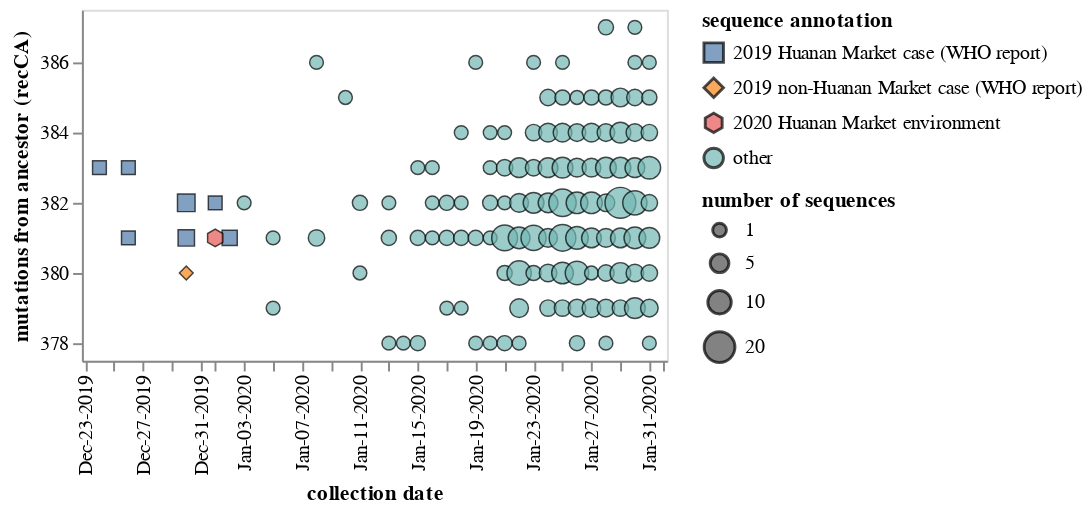

The cell this chart's notebook holds for it:
### Code cell
# Read tree
tree_json = "../auspice/early-SARS2-trees_crits-christoph2024-Jan-31-2020-lineage-A-C29095T-colormuts.json"
tree = baltic.loadJSON(tree_json, json_translation={"name": "name", "length": "divergence"})[0]

# get data frame with relevant node attributes
attributes = {
    "name": "name",
    "mutations_from_recCA": "mutations from ancestor (recCA)",
    "addtl_annotations": "sequence annotation",
    "date": "collection date",
}
records = []
for node in tree.getExternal():
    assert node.is_leaf()
    records.append([node.traits[attr] for attr in attributes])
df = (
    pd.DataFrame(records, columns=list(attributes))
    .assign(
        date=lambda x: pd.to_datetime(x["date"]),
        addtl_annotations=lambda x: x["addtl_annotations"].map(
            {
                "other": "other",
                "2020 market environment": "2020 Huanan Market environment",
                "2019 market sequence": "2019 Huanan Market case (WHO report)",
                "2019 non-market sequence": "2019 non-Huanan Market case (WHO report)",
            }
        )
    )
    .rename(columns=attributes)
    .groupby([attr for attr in attributes.values() if attr != "name"], as_index=False)
    .aggregate(**{"number of sequences": pd.NamedAgg("name", "count")})
)

# make chart
hexagon = "M0.866,-0.5 L0.866,0.5 L0,1 L-0.866,0.5 L-0.866,-0.5 L0,-1 Z"
chart = (
    alt.Chart(df)
    .encode(
        alt.X(
            "collection date",
            scale=alt.Scale(nice=False, padding=9),
            axis=alt.Axis(
                format='%b-%d-%Y',   # Dec-29-2020
                labelAngle=-90,        # rotate vertical
                tickCount=12,
            ),
        ),
        alt.Y(
            "mutations from ancestor (recCA)",
            scale=alt.Scale(zero=False, nice=False, padding=9),
        ),
        alt.Color("sequence annotation"),
        alt.Shape(
            "sequence annotation",
            scale=alt.Scale(range=["square", "diamond", hexagon, "circle"])
        ),
        alt.Size(
            "number of sequences",
            scale=alt.Scale(nice=False, zero=False, range=[50, 250]),
            legend=alt.Legend(values=[1, 5, 10, 20]),
        ),
    )
    .mark_point(filled=True, opacity=0.7, stroke="black", strokeWidth=0.75)
    .configure_axis(grid=False)
    .configure_legend(labelLimit=500)
    .properties(width=300, height=180)
)

chart.save("scatter.pdf")

chart

### Figure 1 — Vega-Lite specification as saved in the notebook (floating-point values rounded to 4 significant figures)
{"config": {"view": {"continuousWidth": 300, "continuousHeight": 300}, "axis": {"grid": false}, "legend": {"labelLimit": 500}}, "data": {"name": "data-b793b728660e425cd1fb0dec3c4ee911"}, "mark": {"type": "point", "filled": true, "opacity": 0.7, "stroke": "black", "strokeWidth": 0.75}, "encoding": {"color": {"field": "sequence annotation", "type": "nominal"}, "shape": {"field": "sequence annotation", "scale": {"range": ["square", "diamond", "M0.866,-0.5 L0.866,0.5 L0,1 L-0.866,0.5 L-0.866,-0.5 L0,-1 Z", "circle"]}, "type": "nominal"}, "size": {"field": "number of sequences", "legend": {"values": [1, 5, 10, 20]}, "scale": {"nice": false, "range": [50, 250], "zero": false}, "type": "quantitative"}, "x": {"axis": {"format": "%b-%d-%Y", "labelAngle": -90, "tickCount": 12}, "field": "collection date", "scale": {"nice": false, "padding": 9}, "type": "temporal"}, "y": {"field": "mutations from ancestor (recCA)", "scale": {"nice": false, "padding": 9, "zero": false}, "type": "quantitative"}}, "height": 180, "width": 300, "$schema": "https://vega.github.io/schema/vega-lite/v5.20.1.json", "datasets": {"data-b793b728660e425cd1fb0dec3c4ee911": [{"mutations from ancestor (recCA)": 378, "sequence annotation": "other", "collection date": "2020-01-13T00:00:00", "number of sequences": 1}, {"mutations from ancestor (recCA)": 378, "sequence annotation": "other", "collection date": "2020-01-14T00:00:00", "number of sequences": 1}, {"mutations from ancestor (recCA)": 378, "sequence annotation": "other", "collection date": "2020-01-15T00:00:00", "number of sequences": 2}, {"mutations from ancestor (recCA)": 378, "sequence annotation": "other", "collection date": "2020-01-19T00:00:00", "number of sequences": 1}, {"mutations from ancestor (recCA)": 378, "sequence annotation": "other", "collection date": "2020-01-20T00:00:00", "number of sequences": 1}, {"mutations from ancestor (recCA)": 378, "sequence annotation": "other", "collection date": "2020-01-21T00:00:00", "number of sequences": 2}, {"mutations from ancestor (recCA)": 378, "sequence annotation": "other", "collection date": "2020-01-22T00:00:00", "number of sequences": 1}, {"mutations from ancestor (recCA)": 378, "sequence annotation": "other", "collection date": "2020-01-26T00:00:00", "number of sequences": 2}, {"mutations from ancestor (recCA)": 378, "sequence annotation": "other", "collection date": "2020-01-28T00:00:00", "number of sequences": 1}, {"mutations from ancestor (recCA)": 378, "sequence annotation": "other", "collection date": "2020-01-31T00:00:00", "number of sequences": 1}, {"mutations from ancestor (recCA)": 379, "sequence annotation": "other", "collection date": "2020-01-05T00:00:00", "number of sequences": 1}, {"mutations from ancestor (recCA)": 379, "sequence annotation": "other", "collection date": "2020-01-17T00:00:00", "number of sequences": 1}, {"mutations from ancestor (recCA)": 379, "sequence annotation": "other", "collection date": "2020-01-18T00:00:00", "number of sequences": 1}, {"mutations from ancestor (recCA)": 379, "sequence annotation": "other", "collection date": "2020-01-22T00:00:00", "number of sequences": 5}, {"mutations from ancestor (recCA)": 379, "sequence annotation": "other", "collection date": "2020-01-24T00:00:00", "number of sequences": 3}, {"mutations from ancestor (recCA)": 379, "sequence annotation": "other", "collection date": "2020-01-25T00:00:00", "number of sequences": 3}, {"mutations from ancestor (recCA)": 379, "sequence annotation": "other", "collection date": "2020-01-26T00:00:00", "number of sequences": 4}, {"mutations from ancestor (recCA)": 379, "sequence annotation": "other", "collection date": "2020-01-27T00:00:00", "number of sequences": 5}, {"mutations from ancestor (recCA)": 379, "sequence annotation": "other", "collection date": "2020-01-28T00:00:00", "number of sequences": 4}, {"mutations from ancestor (recCA)": 379, "sequence annotation": "other", "collection date": "2020-01-29T00:00:00", "number of sequences": 3}, {"mutations from ancestor (recCA)": 379, "sequence annotation": "other", "collection date": "2020-01-30T00:00:00", "number of sequences": 7}, {"mutations from ancestor (recCA)": 379, "sequence annotation": "other", "collection date": "2020-01-31T00:00:00", "number of sequences": 4}, {"mutations from ancestor (recCA)": 380, "sequence annotation": "2019 non-Huanan Market case (WHO report)", "collection date": "2019-12-30T00:00:00", "number of sequences": 1}, {"mutations from ancestor (recCA)": 380, "sequence annotation": "other", "collection date": "2020-01-11T00:00:00", "number of sequences": 1}, {"mutations from ancestor (recCA)": 380, "sequence annotation": "other", "collection date": "2020-01-21T00:00:00", "number of sequences": 2}, {"mutations from ancestor (recCA)": 380, "sequence annotation": "other", "collection date": "2020-01-22T00:00:00", "number of sequences": 11}, {"mutations from ancestor (recCA)": 380, "sequence annotation": "other", "collection date": "2020-01-23T00:00:00", "number of sequences": 2}, {"mutations from ancestor (recCA)": 380, "sequence annotation": "other", "collection date": "2020-01-24T00:00:00", "number of sequences": 4}, {"mutations from ancestor (recCA)": 380, "sequence annotation": "other", "collection date": "2020-01-25T00:00:00", "number of sequences": 8}, {"mutations from ancestor (recCA)": 380, "sequence annotation": "other", "collection date": "2020-01-26T00:00:00", "number of sequences": 10}, {"mutations from ancestor (recCA)": 380, "sequence annotation": "other", "collection date": "2020-01-27T00:00:00", "number of sequences": 1}, {"mutations from ancestor (recCA)": 380, "sequence annotation": "other", "collection date": "2020-01-28T00:00:00", "number of sequences": 3}, {"mutations from ancestor (recCA)": 380, "sequence annotation": "other", "collection date": "2020-01-29T00:00:00", "number of sequences": 7}, {"mutations from ancestor (recCA)": 380, "sequence annotation": "other", "collection date": "2020-01-30T00:00:00", "number of sequences": 4}, {"mutations from ancestor (recCA)": 380, "sequence annotation": "other", "collection date": "2020-01-31T00:00:00", "number of sequences": 3}, {"mutations from ancestor (recCA)": 381, "sequence annotation": "2019 Huanan Market case (WHO report)", "collection date": "2019-12-26T00:00:00", "number of sequences": 1}, {"mutations from ancestor (recCA)": 381, "sequence annotation": "2019 Huanan Market case (WHO report)", "collection date": "2019-12-30T00:00:00", "number of sequences": 3}, {"mutations from ancestor (recCA)": 381, "sequence annotation": "2019 Huanan Market case (WHO report)", "collection date": "2020-01-02T00:00:00", "number of sequences": 2}, {"mutations from ancestor (recCA)": 381, "sequence annotation": "2020 Huanan Market environment", "collection date": "2020-01-01T00:00:00", "number of sequences": 4}, {"mutations from ancestor (recCA)": 381, "sequence annotation": "other", "collection date": "2020-01-05T00:00:00", "number of sequences": 1}, {"mutations from ancestor (recCA)": 381, "sequence annotation": "other", "collection date": "2020-01-08T00:00:00", "number of sequences": 3}, {"mutations from ancestor (recCA)": 381, "sequence annotation": "other", "collection date": "2020-01-13T00:00:00", "number of sequences": 2}, {"mutations from ancestor (recCA)": 381, "sequence annotation": "other", "collection date": "2020-01-15T00:00:00", "number of sequences": 2}, {"mutations from ancestor (recCA)": 381, "sequence annotation": "other", "collection date": "2020-01-16T00:00:00", "number of sequences": 1}, {"mutations from ancestor (recCA)": 381, "sequence annotation": "other", "collection date": "2020-01-17T00:00:00", "number of sequences": 2}, {"mutations from ancestor (recCA)": 381, "sequence annotation": "other", "collection date": "2020-01-18T00:00:00", "number of sequences": 2}, {"mutations from ancestor (recCA)": 381, "sequence annotation": "other", "collection date": "2020-01-19T00:00:00", "number of sequences": 2}, {"mutations from ancestor (recCA)": 381, "sequence annotation": "other", "collection date": "2020-01-20T00:00:00", "number of sequences": 1}, {"mutations from ancestor (recCA)": 381, "sequence annotation": "other", "collection date": "2020-01-21T00:00:00", "number of sequences": 13}, {"mutations from ancestor (recCA)": 381, "sequence annotation": "other", "collection date": "2020-01-22T00:00:00", "number of sequences": 8}, {"mutations from ancestor (recCA)": 381, "sequence annotation": "other", "collection date": "2020-01-23T00:00:00", "number of sequences": 12}, {"mutations from ancestor (recCA)": 381, "sequence annotation": "other", "collection date": "2020-01-24T00:00:00", "number of sequences": 5}, {"mutations from ancestor (recCA)": 381, "sequence annotation": "other", "collection date": "2020-01-25T00:00:00", "number of sequences": 14}, {"mutations from ancestor (recCA)": 381, "sequence annotation": "other", "collection date": "2020-01-26T00:00:00", "number of sequences": 9}, {"mutations from ancestor (recCA)": 381, "sequence annotation": "other", "collection date": "2020-01-27T00:00:00", "number of sequences": 6}, {"mutations from ancestor (recCA)": 381, "sequence annotation": "other", "collection date": "2020-01-28T00:00:00", "number of sequences": 5}, {"mutations from ancestor (recCA)": 381, "sequence annotation": "other", "collection date": "2020-01-29T00:00:00", "number of sequences": 6}, {"mutations from ancestor (recCA)": 381, "sequence annotation": "other", "collection date": "2020-01-30T00:00:00", "number of sequences": 8}, {"mutations from ancestor (recCA)": 381, "sequence annotation": "other", "collection date": "2020-01-31T00:00:00", "number of sequences": 7}, {"mutations from ancestor (recCA)": 382, "sequence annotation": "2019 Huanan Market case (WHO report)", "collection date": "2019-12-30T00:00:00", "number of sequences": 4}, {"mutations from ancestor (recCA)": 382, "sequence annotation": "2019 Huanan Market case (WHO report)", "collection date": "2020-01-01T00:00:00", "number of sequences": 1}, {"mutations from ancestor (recCA)": 382, "sequence annotation": "other", "collection date": "2020-01-03T00:00:00", "number of sequences": 1}, {"mutations from ancestor (recCA)": 382, "sequence annotation": "other", "collection date": "2020-01-11T00:00:00", "number of sequences": 2}, {"mutations from ancestor (recCA)": 382, "sequence annotation": "other", "collection date": "2020-01-13T00:00:00", "number of sequences": 1}, {"mutations from ancestor (recCA)": 382, "sequence annotation": "other", "collection date": "2020-01-16T00:00:00", "number of sequences": 1}, {"mutations from ancestor (recCA)": 382, "sequence annotation": "other", "collection date": "2020-01-17T00:00:00", "number of sequences": 2}, {"mutations from ancestor (recCA)": 382, "sequence annotation": "other", "collection date": "2020-01-18T00:00:00", "number of sequences": 1}, {"mutations from ancestor (recCA)": 382, "sequence annotation": "other", "collection date": "2020-01-20T00:00:00", "number of sequences": 2}, {"mutations from ancestor (recCA)": 382, "sequence annotation": "other", "collection date": "2020-01-21T00:00:00", "number of sequences": 1}, {"mutations from ancestor (recCA)": 382, "sequence annotation": "other", "collection date": "2020-01-22T00:00:00", "number of sequences": 5}, {"mutations from ancestor (recCA)": 382, "sequence annotation": "other", "collection date": "2020-01-23T00:00:00", "number of sequences": 7}, {"mutations from ancestor (recCA)": 382, "sequence annotation": "other", "collection date": "2020-01-24T00:00:00", "number of sequences": 6}, {"mutations from ancestor (recCA)": 382, "sequence annotation": "other", "collection date": "2020-01-25T00:00:00", "number of sequences": 15}, {"mutations from ancestor (recCA)": 382, "sequence annotation": "other", "collection date": "2020-01-26T00:00:00", "number of sequences": 8}, {"mutations from ancestor (recCA)": 382, "sequence annotation": "other", "collection date": "2020-01-27T00:00:00", "number of sequences": 8}, {"mutations from ancestor (recCA)": 382, "sequence annotation": "other", "collection date": "2020-01-28T00:00:00", "number of sequences": 4}, {"mutations from ancestor (recCA)": 382, "sequence annotation": "other", "collection date": "2020-01-29T00:00:00", "number of sequences": 20}, {"mutations from ancestor (recCA)": 382, "sequence annotation": "other", "collection date": "2020-01-30T00:00:00", "number of sequences": 11}, {"mutations from ancestor (recCA)": 382, "sequence annotation": "other", "collection date": "2020-01-31T00:00:00", "number of sequences": 3}, {"mutations from ancestor (recCA)": 383, "sequence annotation": "2019 Huanan Market case (WHO report)", "collection date": "2019-12-24T00:00:00", "number of sequences": 1}, {"mutations from ancestor (recCA)": 383, "sequence annotation": "2019 Huanan Market case (WHO report)", "collection date": "2019-12-26T00:00:00", "number of sequences": 1}, {"mutations from ancestor (recCA)": 383, "sequence annotation": "other", "collection date": "2020-01-15T00:00:00", "number of sequences": 1}, {"mutations from ancestor (recCA)": 383, "sequence annotation": "other", "collection date": "2020-01-16T00:00:00", "number of sequences": 1}, {"mutations from ancestor (recCA)": 383, "sequence annotation": "other", "collection date": "2020-01-20T00:00:00", "number of sequences": 1}, {"mutations from ancestor (recCA)": 383, "sequence annotation": "other", "collection date": "2020-01-21T00:00:00", "number of sequences": 3}, {"mutations from ancestor (recCA)": 383, "sequence annotation": "other", "collection date": "2020-01-22T00:00:00", "number of sequences": 6}, {"mutations from ancestor (recCA)": 383, "sequence annotation": "other", "collection date": "2020-01-23T00:00:00", "number of sequences": 3}, {"mutations from ancestor (recCA)": 383, "sequence annotation": "other", "collection date": "2020-01-24T00:00:00", "number of sequences": 6}, {"mutations from ancestor (recCA)": 383, "sequence annotation": "other", "collection date": "2020-01-25T00:00:00", "number of sequences": 7}, {"mutations from ancestor (recCA)": 383, "sequence annotation": "other", "collection date": "2020-01-26T00:00:00", "number of sequences": 5}, {"mutations from ancestor (recCA)": 383, "sequence annotation": "other", "collection date": "2020-01-27T00:00:00", "number of sequences": 5}, {"mutations from ancestor (recCA)": 383, "sequence annotation": "other", "collection date": "2020-01-28T00:00:00", "number of sequences": 7}, {"mutations from ancestor (recCA)": 383, "sequence annotation": "other", "collection date": "2020-01-29T00:00:00", "number of sequences": 7}, {"mutations from ancestor (recCA)": 383, "sequence annotation": "other", "collection date": "2020-01-30T00:00:00", "number of sequences": 6}, {"mutations from ancestor (recCA)": 383, "sequence annotation": "other", "collection date": "2020-01-31T00:00:00", "number of sequences": 9}, {"mutations from ancestor (recCA)": 384, "sequence annotation": "other", "collection date": "2020-01-18T00:00:00", "number of sequences": 1}, {"mutations from ancestor (recCA)": 384, "sequence annotation": "other", "collection date": "2020-01-20T00:00:00", "number of sequences": 1}, {"mutations from ancestor (recCA)": 384, "sequence annotation": "other", "collection date": "2020-01-21T00:00:00", "number of sequences": 1}, {"mutations from ancestor (recCA)": 384, "sequence annotation": "other", "collection date": "2020-01-23T00:00:00", "number of sequences": 3}, {"mutations from ancestor (recCA)": 384, "sequence annotation": "other", "collection date": "2020-01-24T00:00:00", "number of sequences": 5}, {"mutations from ancestor (recCA)": 384, "sequence annotation": "other", "collection date": "2020-01-25T00:00:00", "number of sequences": 5}, {"mutations from ancestor (recCA)": 384, "sequence annotation": "other", "collection date": "2020-01-26T00:00:00", "number of sequences": 4}, {"mutations from ancestor (recCA)": 384, "sequence annotation": "other", "collection date": "2020-01-27T00:00:00", "number of sequences": 5}, {"mutations from ancestor (recCA)": 384, "sequence annotation": "other", "collection date": "2020-01-28T00:00:00", "number of sequences": 4}, {"mutations from ancestor (recCA)": 384, "sequence annotation": "other", "collection date": "2020-01-29T00:00:00", "number of sequences": 7}, {"mutations from ancestor (recCA)": 384, "sequence annotation": "other", "collection date": "2020-01-30T00:00:00", "number of sequences": 4}, {"mutations from ancestor (recCA)": 384, "sequence annotation": "other", "collection date": "2020-01-31T00:00:00", "number of sequences": 3}, {"mutations from ancestor (recCA)": 385, "sequence annotation": "other", "collection date": "2020-01-10T00:00:00", "number of sequences": 1}, {"mutations from ancestor (recCA)": 385, "sequence annotation": "other", "collection date": "2020-01-24T00:00:00", "number of sequences": 3}, {"mutations from ancestor (recCA)": 385, "sequence annotation": "other", "collection date": "2020-01-25T00:00:00", "number of sequences": 2}, {"mutations from ancestor (recCA)": 385, "sequence annotation": "other", "collection date": "2020-01-26T00:00:00", "number of sequences": 1}, {"mutations from ancestor (recCA)": 385, "sequence annotation": "other", "collection date": "2020-01-27T00:00:00", "number of sequences": 2}, {"mutations from ancestor (recCA)": 385, "sequence annotation": "other", "collection date": "2020-01-28T00:00:00", "number of sequences": 2}, {"mutations from ancestor (recCA)": 385, "sequence annotation": "other", "collection date": "2020-01-29T00:00:00", "number of sequences": 5}, {"mutations from ancestor (recCA)": 385, "sequence annotation": "other", "collection date": "2020-01-30T00:00:00", "number of sequences": 3}, {"mutations from ancestor (recCA)": 385, "sequence annotation": "other", "collection date": "2020-01-31T00:00:00", "number of sequences": 2}, {"mutations from ancestor (recCA)": 386, "sequence annotation": "other", "collection date": "2020-01-08T00:00:00", "number of sequences": 1}, {"mutations from ancestor (recCA)": 386, "sequence annotation": "other", "collection date": "2020-01-19T00:00:00", "number of sequences": 1}, {"mutations from ancestor (recCA)": 386, "sequence annotation": "other", "collection date": "2020-01-23T00:00:00", "number of sequences": 1}, {"mutations from ancestor (recCA)": 386, "sequence annotation": "other", "collection date": "2020-01-25T00:00:00", "number of sequences": 1}, {"mutations from ancestor (recCA)": 386, "sequence annotation": "other", "collection date": "2020-01-30T00:00:00", "number of sequences": 1}, {"mutations from ancestor (recCA)": 386, "sequence annotation": "other", "collection date": "2020-01-31T00:00:00", "number of sequences": 1}, {"mutations from ancestor (recCA)": 387, "sequence annotation": "other", "collection date": "2020-01-28T00:00:00", "number of sequences": 2}, {"mutations from ancestor (recCA)": 387, "sequence annotation": "other", "collection date": "2020-01-30T00:00:00", "number of sequences": 1}]}}
